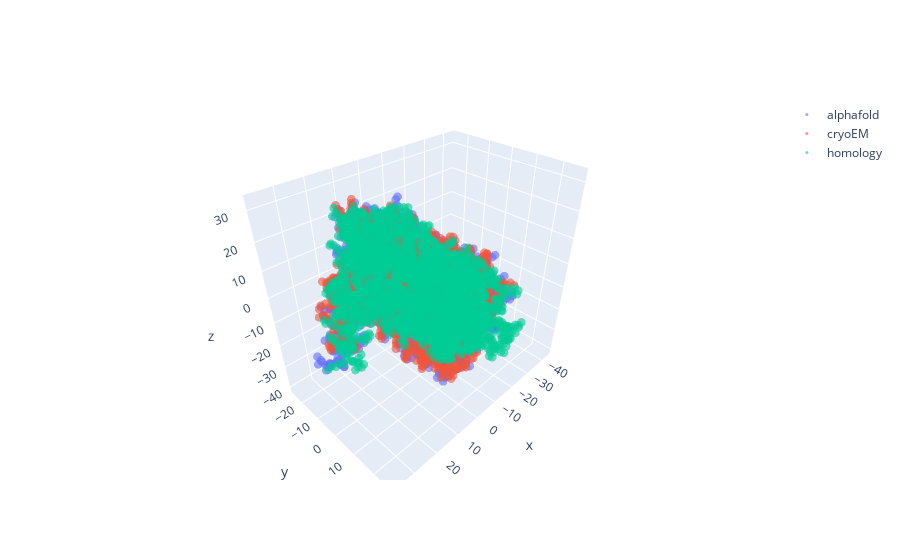

The notebook cell saved with this chart:
### Code cell
fig = go.Figure()
for models in np.unique(data_df.models):
    fig.add_trace(go.Scatter3d(
        x = data_df.iloc[np.where(data_df.models == models)].x, 
        y = data_df.iloc[np.where(data_df.models == models)].y, 
        z = data_df.iloc[np.where(data_df.models == models)].z, 
        name = models, 
        mode = 'markers'
    ))
fig.update_traces( marker=dict(size=3, opacity = 0.6))
fig.show()

### Figure 1 — Plotly figure (JSON) as saved in the notebook; plotly's stock layout.template omitted (floating-point values rounded to 4 significant figures; data arrays with more than 128 entries replaced by an {"elided": "..."} marker saying what was removed)
{"data": [{"marker": {"opacity": 0.6, "size": 3}, "mode": "markers", "name": "alphafold", "type": "scatter3d", "x": {"elided": "2432 float values"}, "y": {"elided": "2432 float values"}, "z": {"elided": "2432 float values"}}, {"marker": {"opacity": 0.6, "size": 3}, "mode": "markers", "name": "cryoEM", "type": "scatter3d", "x": {"elided": "2337 float values"}, "y": {"elided": "2337 float values"}, "z": {"elided": "2337 float values"}}, {"marker": {"opacity": 0.6, "size": 3}, "mode": "markers", "name": "homology", "type": "scatter3d", "x": {"elided": "2432 float values"}, "y": {"elided": "2432 float values"}, "z": {"elided": "2432 float values"}}], "layout": {}}
